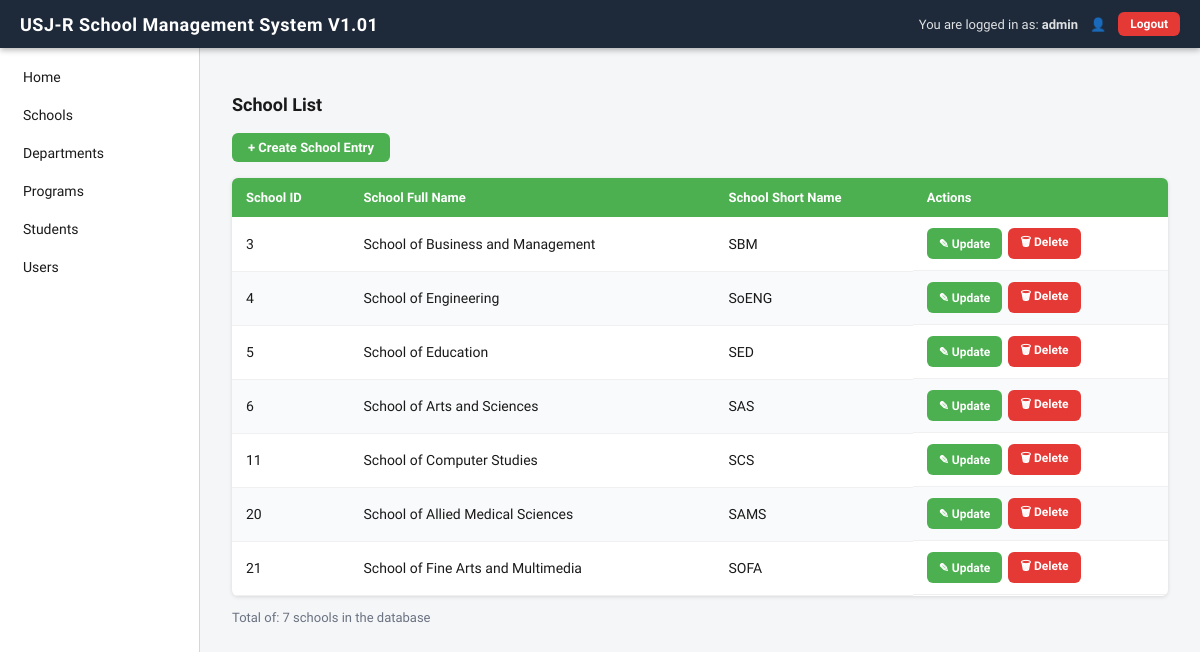
The app's page /schools/list.php (signed in) with its own data.
### tables this page shows
CREATE TABLE IF NOT EXISTS schools (
    school_id   INT PRIMARY KEY,
    school_full_name  VARCHAR(150) NOT NULL,
    school_short_name VARCHAR(20)  NOT NULL
);

### includes/auth.php (called while the page is built, shortened)
<?php
function can($needed) {
    $roles = ['Viewer'=>1, 'Remover'=>2, 'Updater'=>3, 'Creator'=>4, 'Administrator'=>5];
    $current = $_SESSION['user_role'] ?? 'Viewer';
    return ($roles[$current] ?? 0) >= ($roles[$needed] ?? 99);
}
?>

### schools/list.php (the view, shortened to what this page needs)
<?php
require_once '../includes/auth.php';
require_once '../config/db.php';
$base_path = '../';
$stmt = $pdo->query("SELECT * FROM schools ORDER BY school_id ASC");
$schools = $stmt->fetchAll();
$total = count($schools);
include '../includes/header.php';
?>
<p class="page-title">School List</p>
<div class="action-bar">
    <?php if (can('Creator')): ?>
        <a href="create.php" class="btn btn-green">+ Create School Entry</a>
    <?php endif; ?>
</div>
<table class="data-table">
    <thead>
        <tr>
            <th>School ID</th>
            <th>School Full Name</th>
            <th>School Short Name</th>
            <th>Actions</th>
        </tr>
    </thead>
    <tbody>
    <?php if ($schools): ?>
        <?php foreach ($schools as $s): ?>
        <tr>
            <td><?= htmlspecialchars($s['school_id']) ?></td>
            <td><?= htmlspecialchars($s['school_full_name']) ?></td>
            <td><?= htmlspecialchars($s['school_short_name']) ?></td>
            <td style="display:flex;gap:6px;flex-wrap:wrap;">
                <?php if (can('Updater')): ?>
                    <a href="update.php?id=<?= $s['school_id'] ?>" class="btn btn-green btn-sm">✎ Update</a>
                <?php endif; ?>
                <?php if (can('Remover')): ?>
                    <a href="delete.php?id=<?= $s['school_id'] ?>" class="btn btn-red btn-sm"
                       onclick="return confirm('Delete this school? This will fail if it has departments.');">
                       🗑 Delete</a>
                <?php endif; ?>
            </td>
        </tr>
        <?php endforeach; ?>
    <?php else: ?>
        <tr><td colspan="4" style="text-align:center;color:var(--muted);">No schools found.</td></tr>
    <?php endif; ?>
    </tbody>
</table>
<div class="table-footer">
    <span>Total of: <?= $total ?> school<?= $total !== 1 ? 's' : '' ?> in the database</span>
</div>
<?php include '../includes/footer.php'; ?>

### includes/header.php (shortened to what this page needs)
<?php
$current = basename($_SERVER['PHP_SELF']);
function is_active($keywords, $current) {
    return false;
}
?>
<!DOCTYPE html>
<html lang="en">
<head>
    <link rel="stylesheet" href="<?= $base_path ?? '' ?>assets/style.css">
</head>
<body>
// header
<header class="top-header">
    <span class="brand">USJ-R School Management System V1.01</span>
    <div class="user-area">
        <?php if (isset($_SESSION['user_name'])): ?>
            <span>You are logged in as: <strong><?= htmlspecialchars($_SESSION['user_name']) ?></strong></span>
            <span>&#128100;</span>
            <a href="<?= $base_path ?? '' ?>logout.php"
               class="btn btn-red btn-sm">Logout</a>
        <?php endif; ?>
    </div>
</header>
<nav class="sidebar">
    <a href="<?= $base_path ?? '' ?>index.php"
       class="<?= is_active(['index'], $current) ? 'active' : '' ?>">Home</a>
    <a href="<?= $base_path ?? '' ?>schools/list.php"
       class="<?= is_active(['school'], $current) ? 'active' : '' ?>">Schools</a>
    <a href="<?= $base_path ?? '' ?>departments/list.php"
       class="<?= is_active(['department'], $current) ? 'active' : '' ?>">Departments</a>
    <a href="<?= $base_path ?? '' ?>programs/list.php"
       class="<?= is_active(['program'], $current) ? 'active' : '' ?>">Programs</a>
    <a href="<?= $base_path ?? '' ?>students/select.php"
       class="<?= is_active(['student'], $current) ? 'active' : '' ?>">Students</a>
    <?php if (isset($_SESSION['user_type']) && $_SESSION['user_type'] === 'Administrator'): ?>
    <a href="<?= $base_path ?? '' ?>users/list.php"
       class="<?= is_active(['user'], $current) ? 'active' : '' ?>">Users</a>
    <?php endif; ?>
</nav>
<main class="main-content">

### includes/footer.php (shortened to what this page needs)
</main>
</body>
</html>

### assets/style.css (style rules this page uses)
:root { --navy: #1e2a3a; --green: #4caf50; --green-dark: #388e3c; --orange: #f5a623; --red: #e53935; --red-dark: #c62828; --gray-bg: #f4f6f8; --sidebar-w: 200px; --header-h: 48px; --border: #d0d7de; --text: #1a1a1a; --muted: #6b7280; --white: #ffffff; --radius: 6px; --shadow: 0 1px 4px rgba(0,0,0,.12); }
*, *::before, *::after { box-sizing: border-box; margin: 0; padding: 0; }
body { font-family: 'Source Sans 3', sans-serif; font-size: 15px; background: var(--gray-bg); color: var(--text); min-height: 100vh; }
a { color: inherit; text-decoration: none; }
.top-header { position: fixed; top: 0; left: 0; right: 0; height: var(--header-h); background: var(--navy); color: var(--white); display: flex; align-items: center; justify-content: space-between; padding: 0 20px; z-index: 100; box-shadow: 0 2px 6px rgba(0,0,0,.3); }
.top-header .brand { font-size: 18px; font-weight: 700; letter-spacing: .5px; }
.top-header .user-area { display: flex; align-items: center; gap: 12px; font-size: 13px; }
.top-header .user-area span { opacity: .85; }
.sidebar { position: fixed; top: var(--header-h); left: 0; width: var(--sidebar-w); bottom: 0; background: var(--white); border-right: 1px solid var(--border); padding-top: 10px; overflow-y: auto; }
.sidebar a { display: block; padding: 11px 20px; font-size: 14px; color: var(--text); transition: background .15s; border-left: 3px solid transparent; }
.main-content { margin-left: var(--sidebar-w); margin-top: var(--header-h); padding: 28px 32px; min-height: calc(100vh - var(--header-h)); }
.btn { display: inline-flex; align-items: center; gap: 6px; padding: 7px 16px; border-radius: var(--radius); font-size: 13px; font-weight: 600; border: none; cursor: pointer; transition: background .15s, opacity .15s; text-decoration: none; font-family: inherit; }
.btn-green { background: var(--green); color: var(--white); }
.btn-red { background: var(--red); color: var(--white); }
.btn-sm { padding: 5px 12px; font-size: 12px; }
.page-title { font-size: 18px; font-weight: 700; margin-bottom: 18px; }
.action-bar { display: flex; align-items: center; gap: 10px; margin-bottom: 16px; flex-wrap: wrap; }
.data-table { width: 100%; border-collapse: collapse; background: var(--white); border-radius: var(--radius); overflow: hidden; box-shadow: var(--shadow); font-size: 14px; }
.data-table thead tr { background: var(--green); color: var(--white); }
.data-table thead th { padding: 12px 14px; font-weight: 700; text-align: left; font-size: 13px; }
.data-table tbody tr:nth-child(even) { background: #f9fafb; }
.data-table tbody td { padding: 11px 14px; border-bottom: 1px solid #f0f0f0; }
.table-footer { display: flex; justify-content: space-between; align-items: center; margin-top: 14px; font-size: 13px; color: var(--muted); }

### records on screen
schools: school_id "3", school_full_name "School of Business and Management", school_short_name "SBM"
schools: school_id "4", school_full_name "School of Engineering", school_short_name "SoENG"
schools: school_id "5", school_full_name "School of Education", school_short_name "SED"
schools: school_id "6", school_full_name "School of Arts and Sciences", school_short_name "SAS"
schools: school_id "11", school_full_name "School of Computer Studies", school_short_name "SCS"
schools: school_id "20", school_full_name "School of Allied Medical Sciences", school_short_name "SAMS"
schools: school_id "21", school_full_name "School of Fine Arts and Multimedia", school_short_name "SOFA"

### other values on screen
$_SESSION['user_name'] "admin"
$total "7"
